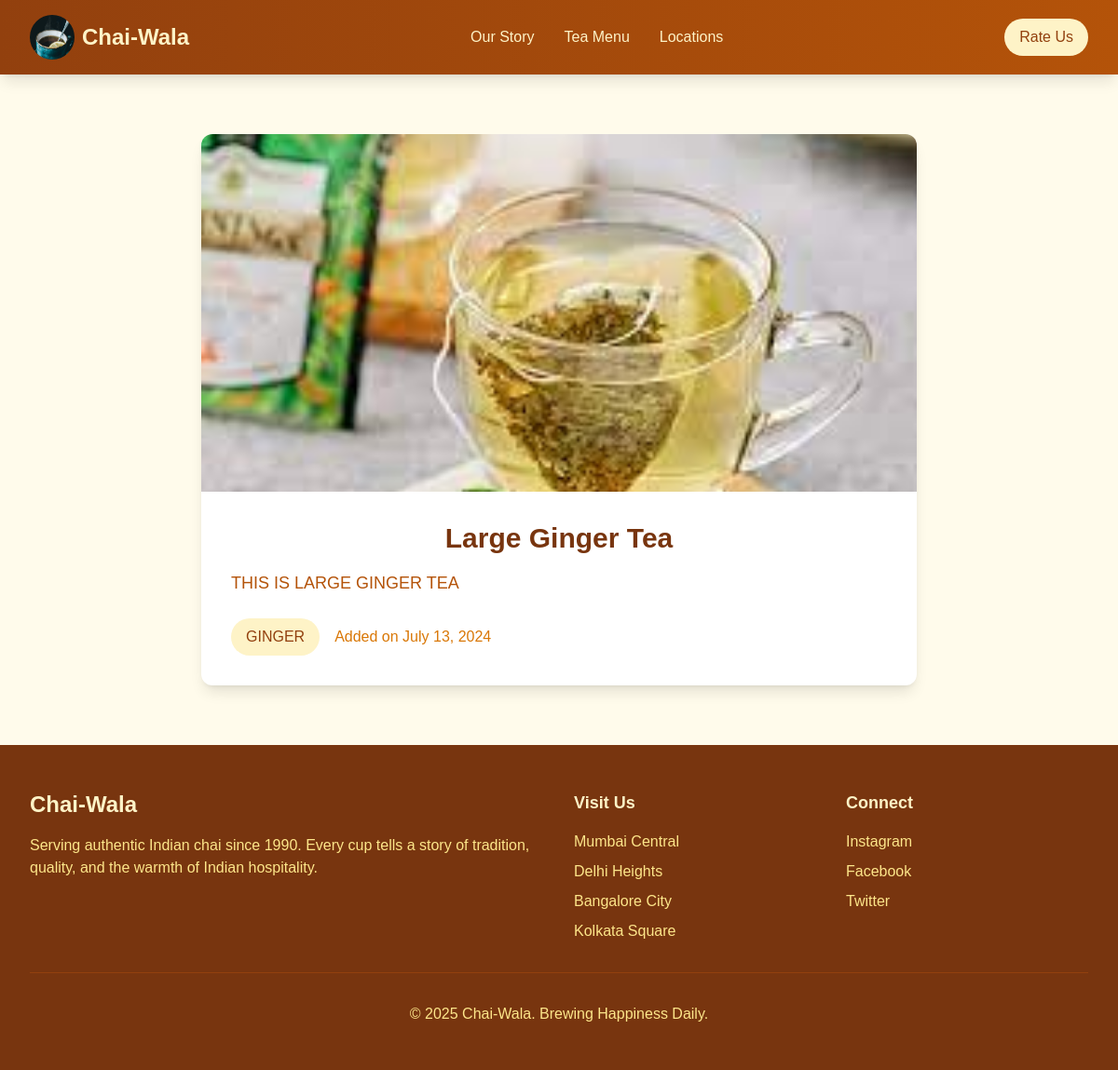
Page /chai/2/ on the committed database.
### chai/models.py (models this page shows, shortened)
class ChaiVariety(models.Model):
  __tablename__ = "Chai Varieties"
  CHAI_TYPE_CHOICES = [
    ('ML', 'MASALA'),
    ('GR', 'GINGER'),
    ('KL', 'KIWI'),
    ('PL', 'PLAIN'),
    ('EL', 'ELAICHI'),
  ]
  name = models.CharField(max_length=100)
  image = models.ImageField(upload_to='chais/')
  date_added = models.DateTimeField(default=timezone.now)
  type = models.CharField(max_length=2, choices=CHAI_TYPE_CHOICES, default='ML')
  description = models.TextField(default='')
  price = models.IntegerField(default=20)

### chai/views.py (the view)
# urls.py: path('<int:chai_id>/', views.chai_detail, name='chai_detail'),
def chai_detail(request, chai_id):
  chai = get_object_or_404(ChaiVariety, pk=chai_id)
  return render(request, 'chai/chai_detail.html', {'chai': chai})

### chai/templates/chai/chai_detail.html (shortened to what this page needs)
{% extends 'layout.html' %}
{% block content %}
<div class="py-16 px-4 sm:px-6 lg:px-8 bg-amber-50">
  <div class="max-w-3xl mx-auto">
    <div class="bg-white rounded-xl shadow-lg overflow-hidden">
      <div class="relative h-96">
        <img
          src="{{ chai.image.url }}"
          alt="{{ chai.name }}"
          class="w-full h-full object-cover"
        />
      </div>
      <div class="p-8">
        <h1 class="text-3xl font-bold text-amber-900 mb-4">{{ chai.name }}</h1>
        <p class="text-amber-700 text-lg mb-6">{{ chai.description }}</p>
        <div class="flex items-center space-x-4">
          <span class="px-4 py-2 bg-amber-100 text-amber-800 rounded-full"
            >{{ chai.get_type_display }}</span
          >
          <span class="text-amber-600"
            >Added on {{ chai.date_added|date:"F j, Y" }}</span
          >
        </div>
      </div>
    </div>
  </div>
</div>
{% endblock %}

### static/css/styles.css (style rules this page uses)
body { background-color: #161616; font-family: Arial, sans-serif; color: #fff; }
h1 { font-size: 2em; text-align: center; }

### rows in the picture
ChaiVariety: image (picture), name "Large Ginger Tea", description "THIS IS LARGE GINGER TEA", type "GINGER", date_added "July 13, 2024"
